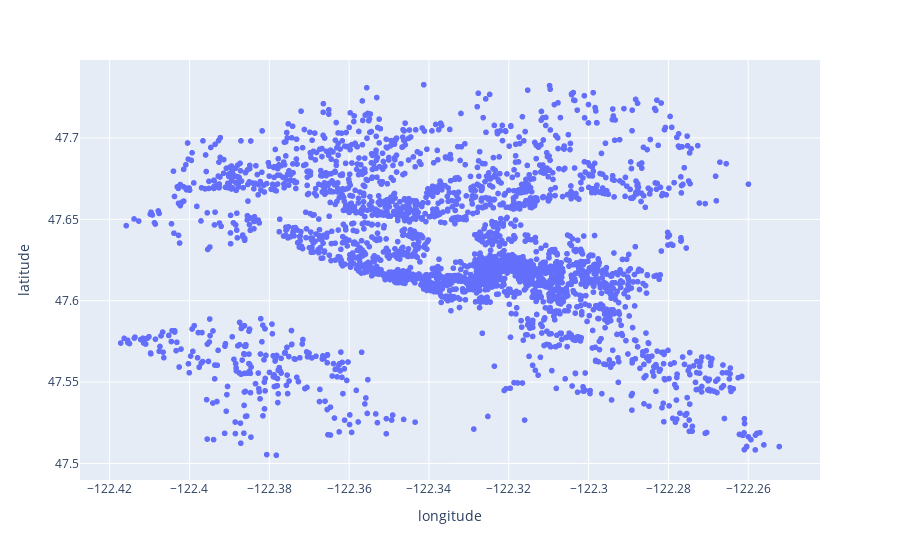

The notebook cell saved with this chart:
### Code cell
px.scatter(listings, x="longitude", y="latitude")

### Figure 1 — Plotly figure (JSON) as saved in the notebook; plotly's stock layout.template omitted (floating-point values rounded to 4 significant figures; data arrays with more than 128 entries replaced by an {"elided": "..."} marker saying what was removed)
{"data": [{"hovertemplate": "longitude=%{x}<br>latitude=%{y}<extra></extra>", "legendgroup": "", "marker": {"color": "#636efa", "symbol": "circle"}, "mode": "markers", "name": "", "showlegend": false, "type": "scattergl", "x": {"elided": "3054 float values"}, "xaxis": "x", "y": {"elided": "3054 float values"}, "yaxis": "y"}], "layout": {"legend": {"tracegroupgap": 0}, "margin": {"t": 60}, "xaxis": {"anchor": "y", "domain": [0, 1], "title": {"text": "longitude"}}, "yaxis": {"anchor": "x", "domain": [0, 1], "title": {"text": "latitude"}}}}
